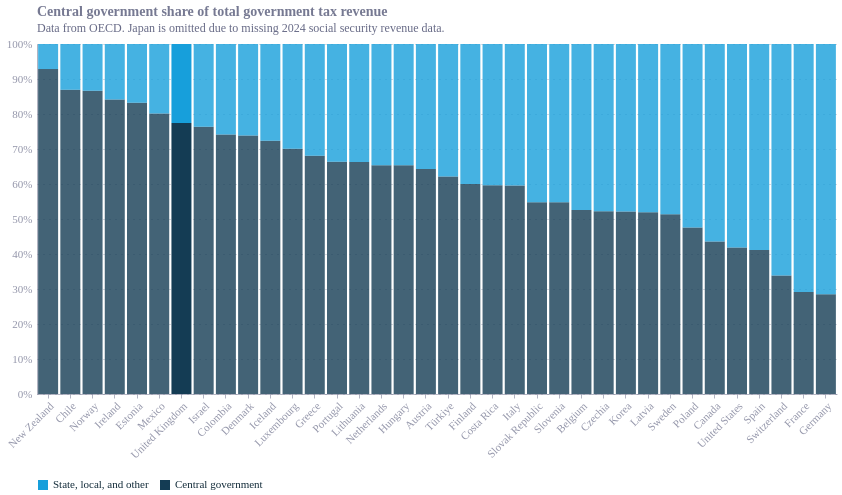

The code cell stored with this chart in its notebook:
### Code cell
chart2

### Figure 1 — Vega-Lite specification as saved in the notebook (floating-point values rounded to 4 significant figures)
{"config": {"font": "Circular Std", "text": {"color": "#676A86", "align": "left", "baseline": "middle", "dx": 7, "dy": 0, "fontSize": 11}, "view": {"stroke": null, "continuousWidth": 400, "continuousHeight": 300, "discreteWidth": 400, "discreteHeight": 300}, "range": {"category": ["#36B7B4", "#E6224B", "#F4C245", "#0063AF", "#00A767", "#179FDB", "#EB5C2E"], "diverging": ["#E6224B", "#E54753", "#C9C9C9", "#179FDB", "#122B39"], "heatmap": ["#C9C9C9", "#179FDB", "#0063AF", "#122B39"], "ordinal": ["#00A767", "#36B7B4", "#179FDB", "#0063AF", "#243B5A"]}, "bar": {"color": "#179fdb"}, "line": {"color": "#e6224b"}, "rule": {"color": "#676A86"}, "area": {"opacity": 0.3}, "point": {"filled": true, "size": 80, "color": "#e6224b", "opacity": 0.95}, "geoshape": {"stroke": "white", "strokeWidth": 0.3}, "rect": {"fill": "#d6d4d4", "opacity": 0.3}, "axis": {"labelColor": "#676A86", "labelFontSize": 11, "labelFont": "Circular Std", "labelOpacity": 0.7, "tickColor": "#676A86", "tickOpacity": 0.5, "domainColor": "#676A86", "domainOpacity": 0.5, "gridColor": "#676A86", "gridDash": [2, 2], "gridOpacity": 0.5, "title": null, "titleColor": "#676A86", "titleOpacity": 0.8, "tickSize": 4}, "axisXDiscrete": {"grid": false, "labelAngle": 0, "tickCount": 10, "tickOpacity": 0.5, "title": null}, "axisYDiscrete": {"ticks": false, "labelPadding": 5}, "axisXTemporal": {"grid": false, "ticks": true}, "axisXQuantitative": {"grid": true}, "axisYQuantitative": {"gridColor": "#676A86", "gridDash": [1, 5], "gridOpacity": 0.5, "ticks": false, "labelPadding": 5, "tickCount": 8, "titleAngle": 0, "titleAlign": "left", "titleBaseline": "bottom", "titleX": 0, "titleY": -5}, "title": {"color": "#676A86E6", "subtitleColor": "#676A86", "font": "Circular Std", "subtitleFont": "Circular Std", "anchor": "start", "fontSize": 14, "subtitleFontSize": 12, "subtitlePadding": 4, "offset": 0, "frame": "group"}, "legend": {"titleColor": "#122b39", "title": null, "labelColor": "#122b39", "labelFontSize": 11}}, "data": {"name": "data-8d494c77a84e9e7cd1cd794d88d394f3"}, "mark": {"type": "bar"}, "encoding": {"color": {"field": "share_type", "legend": {"direction": "horizontal", "labelLimit": 200, "orient": "bottom", "symbolSize": 100, "symbolType": "square"}, "scale": {"domain": ["State, local, and other", "Central government"], "range": ["#179fdb", "#143c54"]}, "title": null, "type": "nominal"}, "opacity": {"condition": {"test": "(datum.REF_AREA === 'GBR')", "value": 1}, "value": 0.8}, "tooltip": [{"field": "Reference area", "title": "Country", "type": "nominal"}, {"field": "share_type", "title": "Component", "type": "nominal"}, {"field": "share", "format": ".1%", "title": "Share", "type": "quantitative"}], "x": {"axis": {"labelAngle": -45}, "field": "Reference area", "sort": {"field": "central_to_overall_ratio", "order": "descending"}, "type": "nominal"}, "y": {"axis": {"format": "%", "title": null}, "field": "share", "stack": "normalize", "type": "quantitative"}}, "height": 350, "title": {"text": "Central government share of total government tax revenue", "anchor": "start", "subtitle": "Data from OECD. Japan is omitted due to missing 2024 social security revenue data.", "subtitleFontSize": 12}, "width": 800, "$schema": "https://vega.github.io/schema/vega-lite/v6.4.1.json", "datasets": {"data-8d494c77a84e9e7cd1cd794d88d394f3": [{"REF_AREA": "AUT", "Reference area": "Austria", "central_to_overall_ratio": 0.643, "share_type": "Central government", "share": 0.643}, {"REF_AREA": "BEL", "Reference area": "Belgium", "central_to_overall_ratio": 0.5257, "share_type": "Central government", "share": 0.5257}, {"REF_AREA": "CAN", "Reference area": "Canada", "central_to_overall_ratio": 0.4359, "share_type": "Central government", "share": 0.4359}, {"REF_AREA": "CHE", "Reference area": "Switzerland", "central_to_overall_ratio": 0.3387, "share_type": "Central government", "share": 0.3387}, {"REF_AREA": "CHL", "Reference area": "Chile", "central_to_overall_ratio": 0.869, "share_type": "Central government", "share": 0.869}, {"REF_AREA": "COL", "Reference area": "Colombia", "central_to_overall_ratio": 0.7416, "share_type": "Central government", "share": 0.7416}, {"REF_AREA": "CRI", "Reference area": "Costa Rica", "central_to_overall_ratio": 0.5961, "share_type": "Central government", "share": 0.5961}, {"REF_AREA": "CZE", "Reference area": "Czechia", "central_to_overall_ratio": 0.5221, "share_type": "Central government", "share": 0.5221}, {"REF_AREA": "DEU", "Reference area": "Germany", "central_to_overall_ratio": 0.285, "share_type": "Central government", "share": 0.285}, {"REF_AREA": "DNK", "Reference area": "Denmark", "central_to_overall_ratio": 0.7384, "share_type": "Central government", "share": 0.7384}, {"REF_AREA": "ESP", "Reference area": "Spain", "central_to_overall_ratio": 0.4114, "share_type": "Central government", "share": 0.4114}, {"REF_AREA": "EST", "Reference area": "Estonia", "central_to_overall_ratio": 0.8324, "share_type": "Central government", "share": 0.8324}, {"REF_AREA": "FIN", "Reference area": "Finland", "central_to_overall_ratio": 0.6001, "share_type": "Central government", "share": 0.6001}, {"REF_AREA": "FRA", "Reference area": "France", "central_to_overall_ratio": 0.2916, "share_type": "Central government", "share": 0.2916}, {"REF_AREA": "GBR", "Reference area": "United Kingdom", "central_to_overall_ratio": 0.7742, "share_type": "Central government", "share": 0.7742}, {"REF_AREA": "GRC", "Reference area": "Greece", "central_to_overall_ratio": 0.6805, "share_type": "Central government", "share": 0.6805}, {"REF_AREA": "HUN", "Reference area": "Hungary", "central_to_overall_ratio": 0.6532, "share_type": "Central government", "share": 0.6532}, {"REF_AREA": "IRL", "Reference area": "Ireland", "central_to_overall_ratio": 0.8416, "share_type": "Central government", "share": 0.8416}, {"REF_AREA": "ISL", "Reference area": "Iceland", "central_to_overall_ratio": 0.7232, "share_type": "Central government", "share": 0.7232}, {"REF_AREA": "ISR", "Reference area": "Israel", "central_to_overall_ratio": 0.7635, "share_type": "Central government", "share": 0.7635}, {"REF_AREA": "ITA", "Reference area": "Italy", "central_to_overall_ratio": 0.596, "share_type": "Central government", "share": 0.596}, {"REF_AREA": "KOR", "Reference area": "Korea", "central_to_overall_ratio": 0.5211, "share_type": "Central government", "share": 0.5211}, {"REF_AREA": "LTU", "Reference area": "Lithuania", "central_to_overall_ratio": 0.6626, "share_type": "Central government", "share": 0.6626}, {"REF_AREA": "LUX", "Reference area": "Luxembourg", "central_to_overall_ratio": 0.7007, "share_type": "Central government", "share": 0.7007}, {"REF_AREA": "LVA", "Reference area": "Latvia", "central_to_overall_ratio": 0.5194, "share_type": "Central government", "share": 0.5194}, {"REF_AREA": "MEX", "Reference area": "Mexico", "central_to_overall_ratio": 0.8012, "share_type": "Central government", "share": 0.8012}, {"REF_AREA": "NLD", "Reference area": "Netherlands", "central_to_overall_ratio": 0.6538, "share_type": "Central government", "share": 0.6538}, {"REF_AREA": "NOR", "Reference area": "Norway", "central_to_overall_ratio": 0.8665, "share_type": "Central government", "share": 0.8665}, {"REF_AREA": "NZL", "Reference area": "New Zealand", "central_to_overall_ratio": 0.9284, "share_type": "Central government", "share": 0.9284}, {"REF_AREA": "POL", "Reference area": "Poland", "central_to_overall_ratio": 0.4754, "share_type": "Central government", "share": 0.4754}, {"REF_AREA": "PRT", "Reference area": "Portugal", "central_to_overall_ratio": 0.6633, "share_type": "Central government", "share": 0.6633}, {"REF_AREA": "SVK", "Reference area": "Slovak Republic", "central_to_overall_ratio": 0.5482, "share_type": "Central government", "share": 0.5482}, {"REF_AREA": "SVN", "Reference area": "Slovenia", "central_to_overall_ratio": 0.5478, "share_type": "Central government", "share": 0.5478}, {"REF_AREA": "SWE", "Reference area": "Sweden", "central_to_overall_ratio": 0.5133, "share_type": "Central government", "share": 0.5133}, {"REF_AREA": "TUR", "Reference area": "Türkiye", "central_to_overall_ratio": 0.6217, "share_type": "Central government", "share": 0.6217}, {"REF_AREA": "USA", "Reference area": "United States", "central_to_overall_ratio": 0.4185, "share_type": "Central government", "share": 0.4185}, {"REF_AREA": "AUT", "Reference area": "Austria", "central_to_overall_ratio": 0.643, "share_type": "State, local, and other", "share": 0.357}, {"REF_AREA": "BEL", "Reference area": "Belgium", "central_to_overall_ratio": 0.5257, "share_type": "State, local, and other", "share": 0.4743}, {"REF_AREA": "CAN", "Reference area": "Canada", "central_to_overall_ratio": 0.4359, "share_type": "State, local, and other", "share": 0.5641}, {"REF_AREA": "CHE", "Reference area": "Switzerland", "central_to_overall_ratio": 0.3387, "share_type": "State, local, and other", "share": 0.6613}, {"REF_AREA": "CHL", "Reference area": "Chile", "central_to_overall_ratio": 0.869, "share_type": "State, local, and other", "share": 0.131}, {"REF_AREA": "COL", "Reference area": "Colombia", "central_to_overall_ratio": 0.7416, "share_type": "State, local, and other", "share": 0.2584}, {"REF_AREA": "CRI", "Reference area": "Costa Rica", "central_to_overall_ratio": 0.5961, "share_type": "State, local, and other", "share": 0.4039}, {"REF_AREA": "CZE", "Reference area": "Czechia", "central_to_overall_ratio": 0.5221, "share_type": "State, local, and other", "share": 0.4779}, {"REF_AREA": "DEU", "Reference area": "Germany", "central_to_overall_ratio": 0.285, "share_type": "State, local, and other", "share": 0.715}, {"REF_AREA": "DNK", "Reference area": "Denmark", "central_to_overall_ratio": 0.7384, "share_type": "State, local, and other", "share": 0.2616}, {"REF_AREA": "ESP", "Reference area": "Spain", "central_to_overall_ratio": 0.4114, "share_type": "State, local, and other", "share": 0.5886}, {"REF_AREA": "EST", "Reference area": "Estonia", "central_to_overall_ratio": 0.8324, "share_type": "State, local, and other", "share": 0.1676}, {"REF_AREA": "FIN", "Reference area": "Finland", "central_to_overall_ratio": 0.6001, "share_type": "State, local, and other", "share": 0.3999}, {"REF_AREA": "FRA", "Reference area": "France", "central_to_overall_ratio": 0.2916, "share_type": "State, local, and other", "share": 0.7084}, {"REF_AREA": "GBR", "Reference area": "United Kingdom", "central_to_overall_ratio": 0.7742, "share_type": "State, local, and other", "share": 0.2258}, {"REF_AREA": "GRC", "Reference area": "Greece", "central_to_overall_ratio": 0.6805, "share_type": "State, local, and other", "share": 0.3195}, {"REF_AREA": "HUN", "Reference area": "Hungary", "central_to_overall_ratio": 0.6532, "share_type": "State, local, and other", "share": 0.3468}, {"REF_AREA": "IRL", "Reference area": "Ireland", "central_to_overall_ratio": 0.8416, "share_type": "State, local, and other", "share": 0.1584}, {"REF_AREA": "ISL", "Reference area": "Iceland", "central_to_overall_ratio": 0.7232, "share_type": "State, local, and other", "share": 0.2768}, {"REF_AREA": "ISR", "Reference area": "Israel", "central_to_overall_ratio": 0.7635, "share_type": "State, local, and other", "share": 0.2365}, {"REF_AREA": "ITA", "Reference area": "Italy", "central_to_overall_ratio": 0.596, "share_type": "State, local, and other", "share": 0.404}, {"REF_AREA": "KOR", "Reference area": "Korea", "central_to_overall_ratio": 0.5211, "share_type": "State, local, and other", "share": 0.4789}, {"REF_AREA": "LTU", "Reference area": "Lithuania", "central_to_overall_ratio": 0.6626, "share_type": "State, local, and other", "share": 0.3374}, {"REF_AREA": "LUX", "Reference area": "Luxembourg", "central_to_overall_ratio": 0.7007, "share_type": "State, local, and other", "share": 0.2993}, {"REF_AREA": "LVA", "Reference area": "Latvia", "central_to_overall_ratio": 0.5194, "share_type": "State, local, and other", "share": 0.4806}, {"REF_AREA": "MEX", "Reference area": "Mexico", "central_to_overall_ratio": 0.8012, "share_type": "State, local, and other", "share": 0.1988}, {"REF_AREA": "NLD", "Reference area": "Netherlands", "central_to_overall_ratio": 0.6538, "share_type": "State, local, and other", "share": 0.3462}, {"REF_AREA": "NOR", "Reference area": "Norway", "central_to_overall_ratio": 0.8665, "share_type": "State, local, and other", "share": 0.1335}, {"REF_AREA": "NZL", "Reference area": "New Zealand", "central_to_overall_ratio": 0.9284, "share_type": "State, local, and other", "share": 0.07162}, {"REF_AREA": "POL", "Reference area": "Poland", "central_to_overall_ratio": 0.4754, "share_type": "State, local, and other", "share": 0.5246}, {"REF_AREA": "PRT", "Reference area": "Portugal", "central_to_overall_ratio": 0.6633, "share_type": "State, local, and other", "share": 0.3367}, {"REF_AREA": "SVK", "Reference area": "Slovak Republic", "central_to_overall_ratio": 0.5482, "share_type": "State, local, and other", "share": 0.4518}, {"REF_AREA": "SVN", "Reference area": "Slovenia", "central_to_overall_ratio": 0.5478, "share_type": "State, local, and other", "share": 0.4522}, {"REF_AREA": "SWE", "Reference area": "Sweden", "central_to_overall_ratio": 0.5133, "share_type": "State, local, and other", "share": 0.4867}, {"REF_AREA": "TUR", "Reference area": "Türkiye", "central_to_overall_ratio": 0.6217, "share_type": "State, local, and other", "share": 0.3783}, {"REF_AREA": "USA", "Reference area": "United States", "central_to_overall_ratio": 0.4185, "share_type": "State, local, and other", "share": 0.5815}]}}
